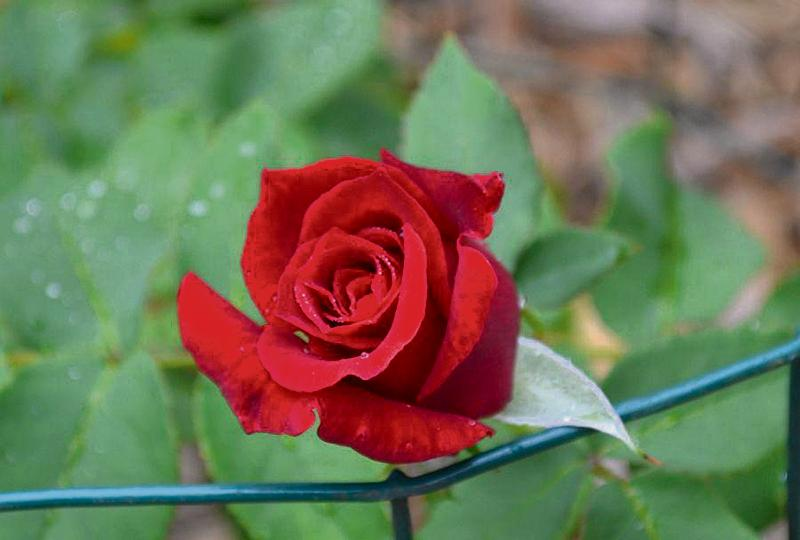
#> input picture slides/03.filtering/dataset/rose.jpg, 800 x 540 px
$ python 02.gaussian_spectrum.py
#> lines starting #> are read from the running program, lines starting #| are printed output that depends on the picture
from skimage.io import imread
from skimage.color import rgb2gray
import numpy as np
from scipy import signal
import scipy.fftpack as fp
from matplotlib import pylab

im = rgb2gray(imread('./dataset/rose.jpg'))
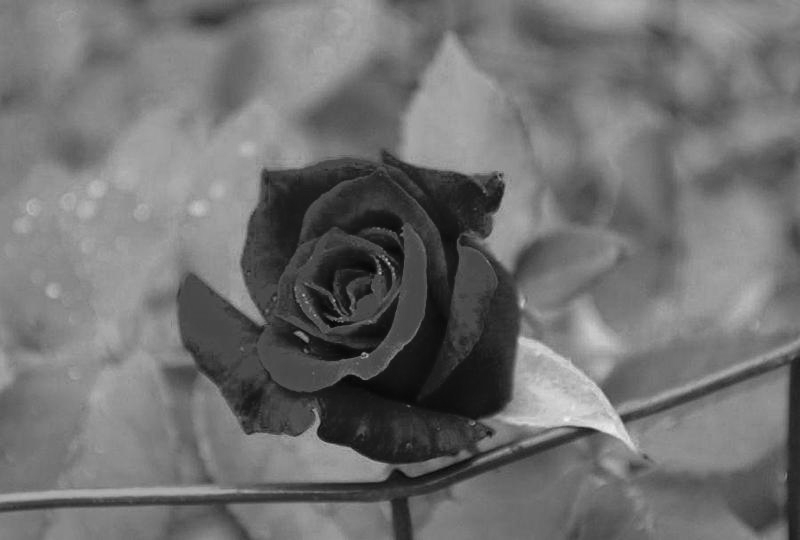
#> im: shape (540, 800) float64; min 0.02, max 0.945, mean 0.441
gauss_kernel = np.outer(signal.windows.gaussian(im.shape[0], 1),
                        signal.windows.gaussian(im.shape[1], 1))
freq = fp.fft2(im)
freq_kernel = fp.fft2(fp.ifftshift(gauss_kernel))
pylab.imshow((20 * np.log10(0.01 +
                            fp.fftshift(freq_kernel))).real.astype(int),
             cmap='coolwarm')  # 0.01 is added to keep the argument to log function always positive
pylab.colorbar()
pylab.title("Gaussian kernel spectrum")
pylab.show()
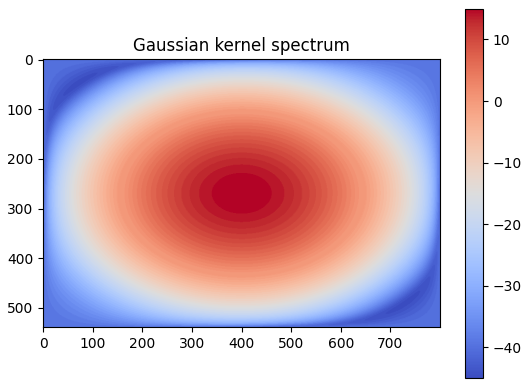
#> figure drawn by matplotlib, 2 panels

$ run again, with slides/03.filtering/dataset/building.jpg copied over slides/03.filtering/dataset/rose.jpg
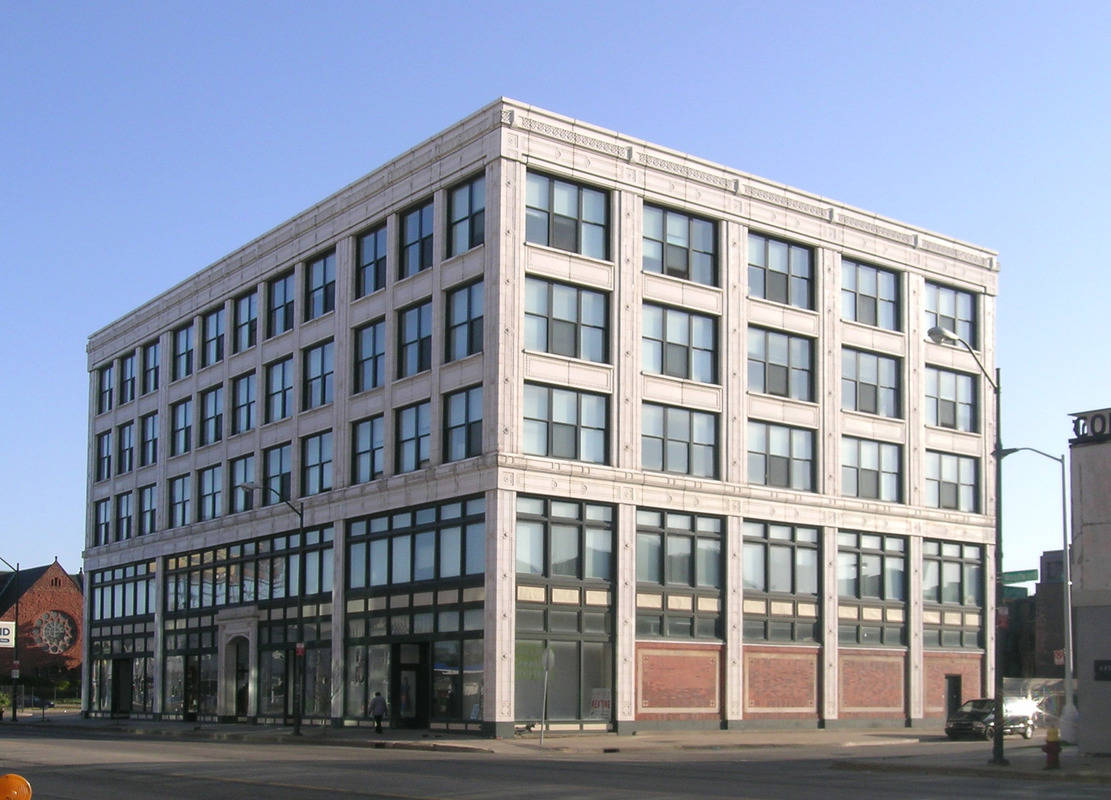
#> input picture slides/03.filtering/dataset/building.jpg, 1111 x 800 px
#> `im = rgb2gray(imread('./dataset/rose.jpg'))`:
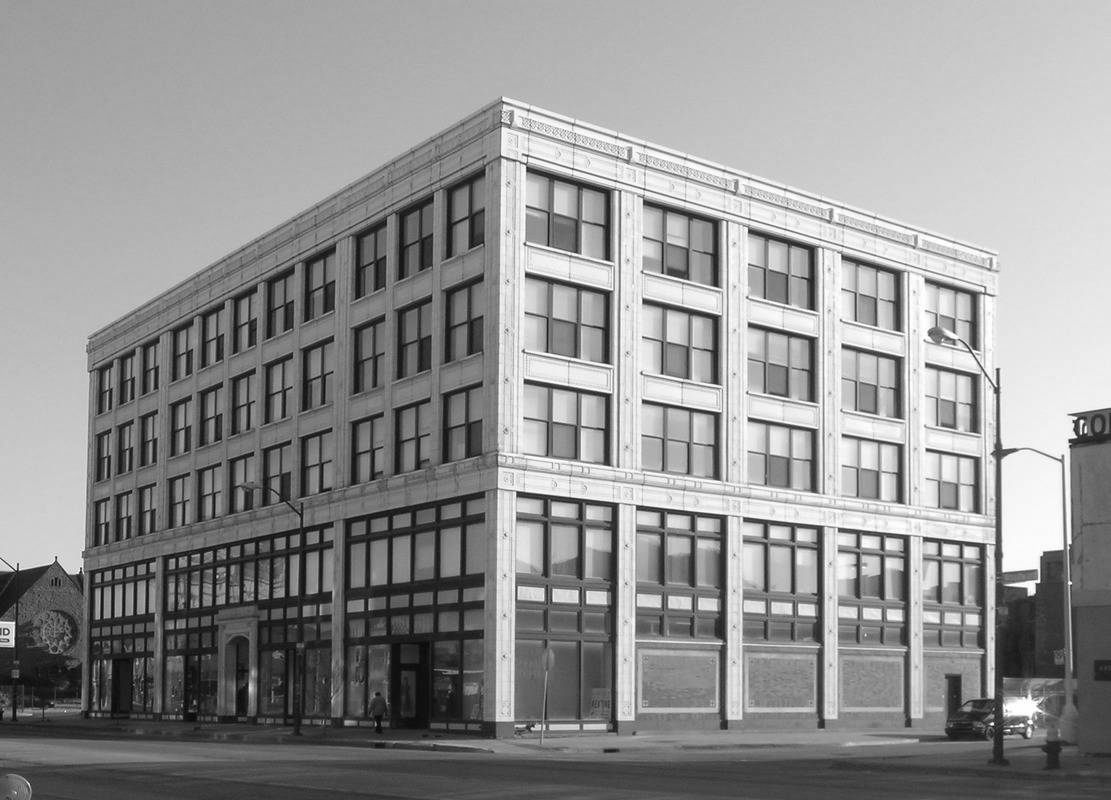
#> im: shape (800, 1111) float64; min 0.0177, max 1, mean 0.575
#> `pylab.show()`:
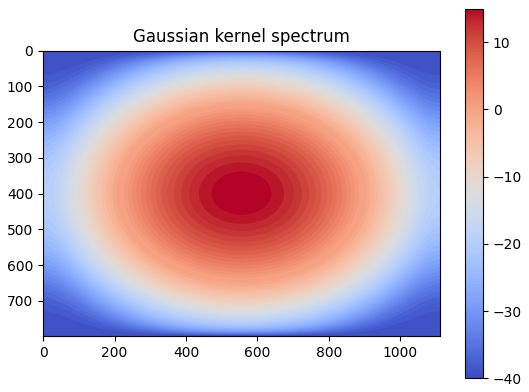
#> figure drawn by matplotlib, 2 panels

$ run again, with slides/03.filtering/dataset/cameraman.jpg copied over slides/03.filtering/dataset/rose.jpg
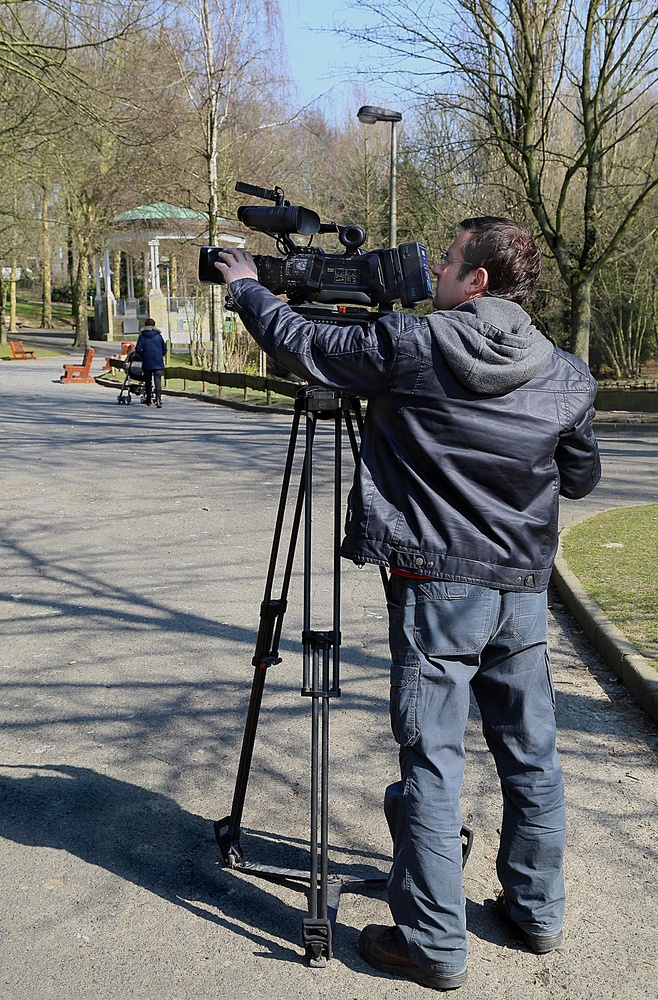
#> input picture slides/03.filtering/dataset/cameraman.jpg, 658 x 1000 px, shrunk from 1200 x 1823 before the run
#> `im = rgb2gray(imread('./dataset/rose.jpg'))`:
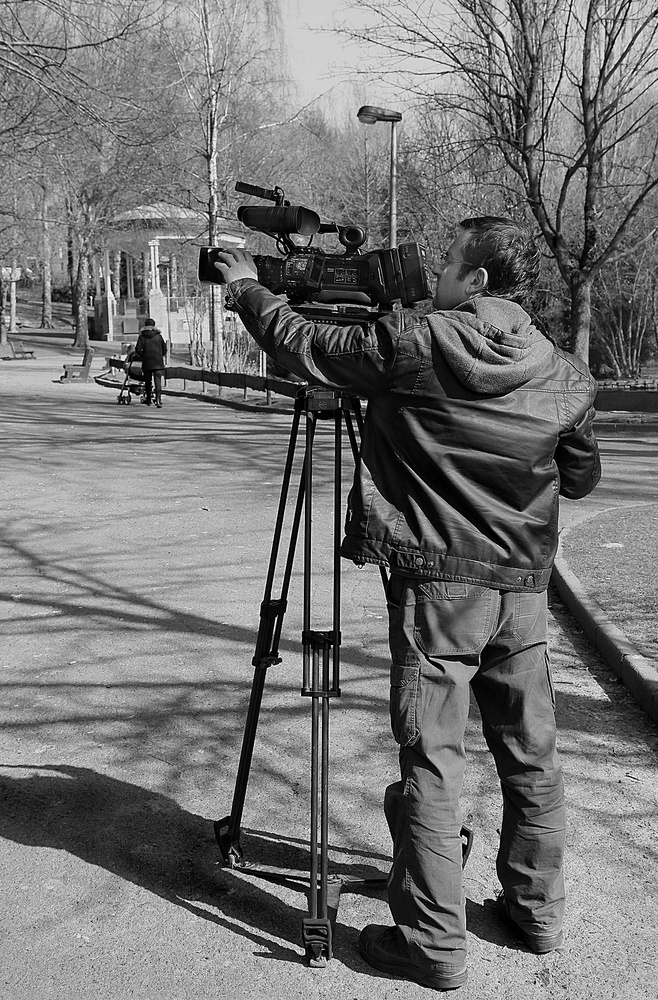
#> im: shape (1000, 658) float64; min 0, max 1, mean 0.458
#> `pylab.show()`:
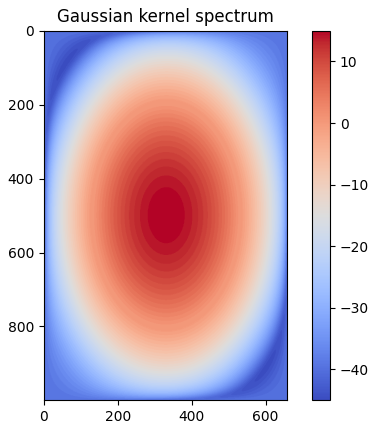
#> figure drawn by matplotlib, 2 panels

$ run again, with slides/03.filtering/dataset/flower_bali.jpg copied over slides/03.filtering/dataset/rose.jpg
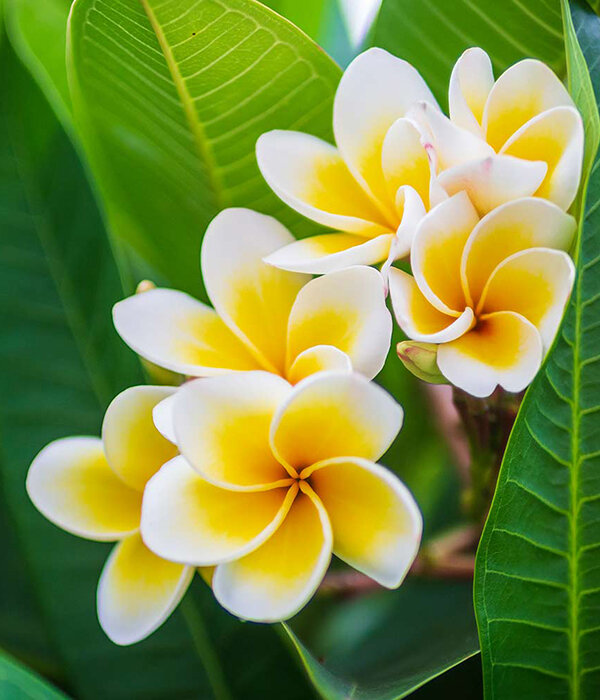
#> input picture slides/03.filtering/dataset/flower_bali.jpg, 600 x 700 px
#> `im = rgb2gray(imread('./dataset/rose.jpg'))`:
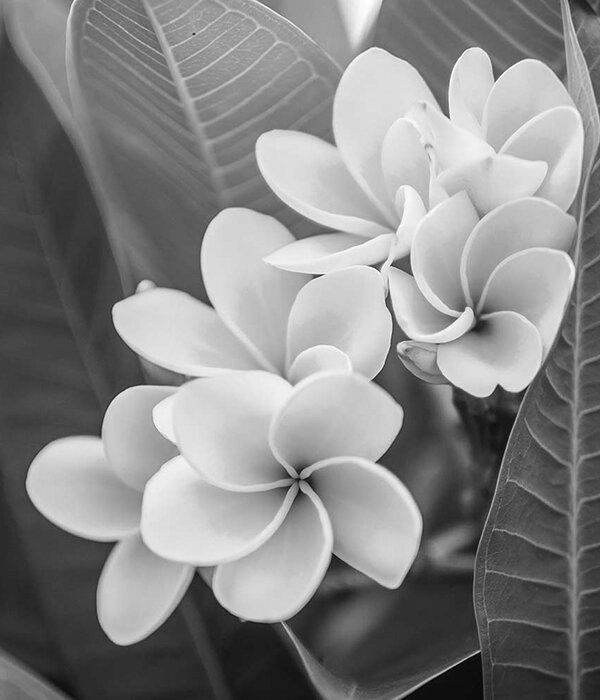
#> im: shape (700, 600) float64; min 0.00509, max 1, mean 0.527
#> `pylab.show()`:
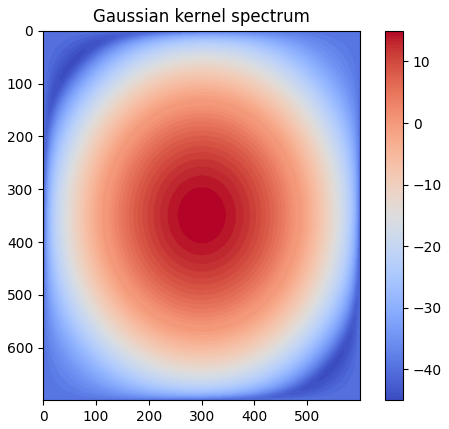
#> figure drawn by matplotlib, 2 panels
